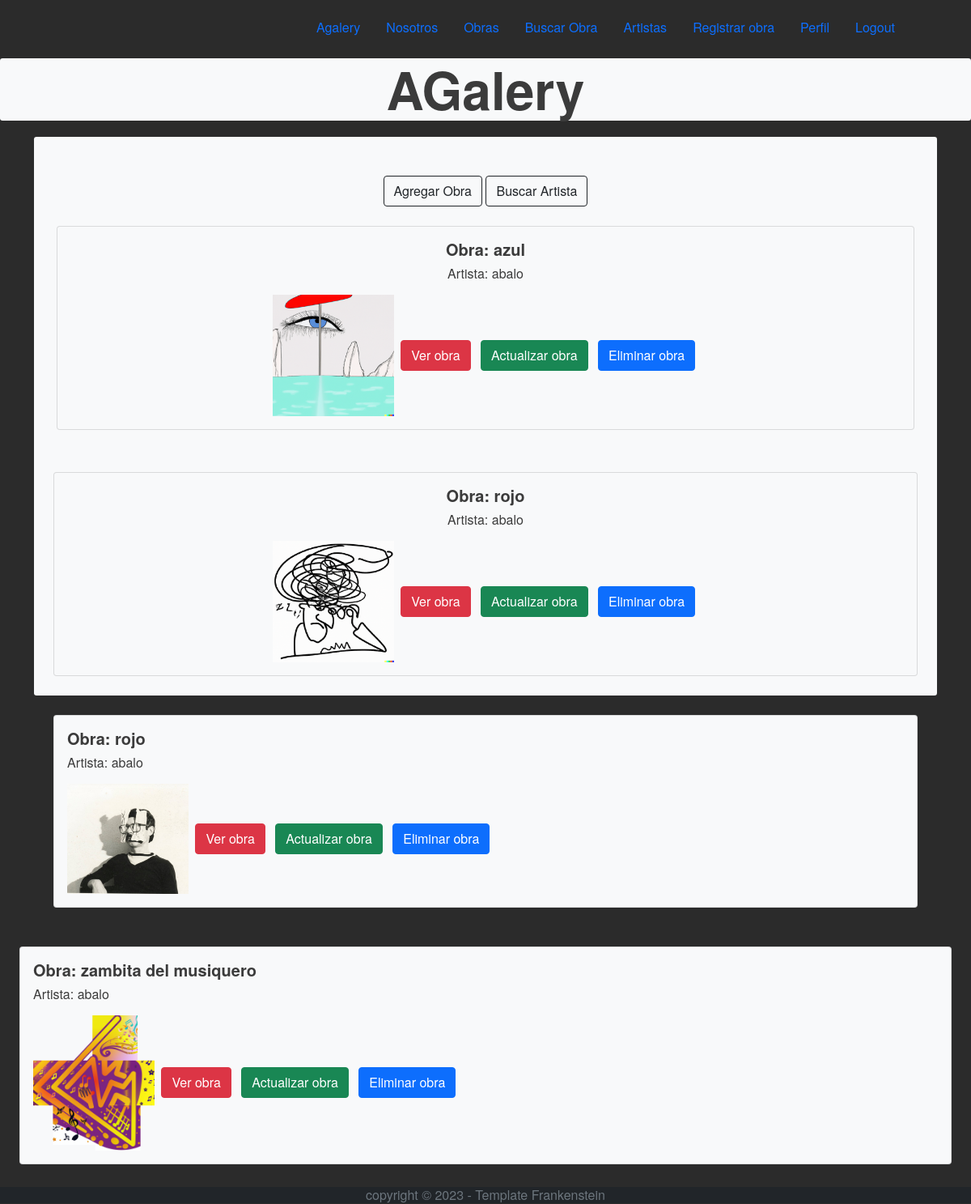
Page /obrastodas/ (signed in) on the committed database.
### appgaleria/models.py (models this page shows, shortened)
class obra(models.Model):
    artista = models.ForeignKey(User, on_delete=models.CASCADE, related_name='Artista')
    titulo = models.CharField(max_length=100)
    descripcion = models.CharField(max_length=300)
    fotoobra = models.ImageField(upload_to='fotoobras')
    precio = models.IntegerField(default=1)
    vendida = models.BooleanField(default= False)

### appgaleria/views.py (the view)
# urls.py: path('obrastodas/', views.obras, name='obratodas'),
def obras(request): #
    obras = obra.objects.all()
    return render(request, 'appgaleria/obrastodas.html', {'obras' : obras})

### appgaleria/templates/appgaleria/obrastodas.html
{% extends 'appgaleria/padre.html' %}
{% block content %}
<div class="container">
{% if request.user.is_authenticated %}
    <a class="btn btn-outline-dark mt-5" href={% url 'registro_obra' %}>Agregar Obra</a>
{% endif %}
    <a class="btn btn-outline-dark mt-5" href={% url 'buscarartista' %}>Buscar Artista</a>
</div>
{% for obra in obras %}
<div class="col-nd-4 p-4">
    <div class="card bg-light">
        <div class="card-body">
            <h5><b>Obra: {{obra.titulo}}</b></h5> Artista: {{obra.artista}} </p>
            <img src="{{obra.fotoobra.url}}" alt="{{obra.titulo}}" width="150" height="150" class="img-fluid"/>
            <td>
            <a class="btn btn-danger m-1" href="{% url 'detalleobra' obra.id %}" >Ver obra</a>
            <a class="btn btn-success m-1" href="{% url 'actualizarobra' obra.id %}">Actualizar obra</a>
            <a class="btn btn-primary m-1" a href='{% url 'obraeliminar' obra.titulo %}' >Eliminar obra</a>
            </td>
        </div>
    </div>
</div>
</div>
{% endfor %}
{% endblock content %}

### rows in the picture
obra: titulo "azul", artista "abalo", fotoobra (picture)
obra: titulo "rojo", artista "abalo", fotoobra (picture)
obra: titulo "rojo", artista "abalo", fotoobra (picture)
obra: titulo "zambita del musiquero", artista "abalo", fotoobra (picture)
